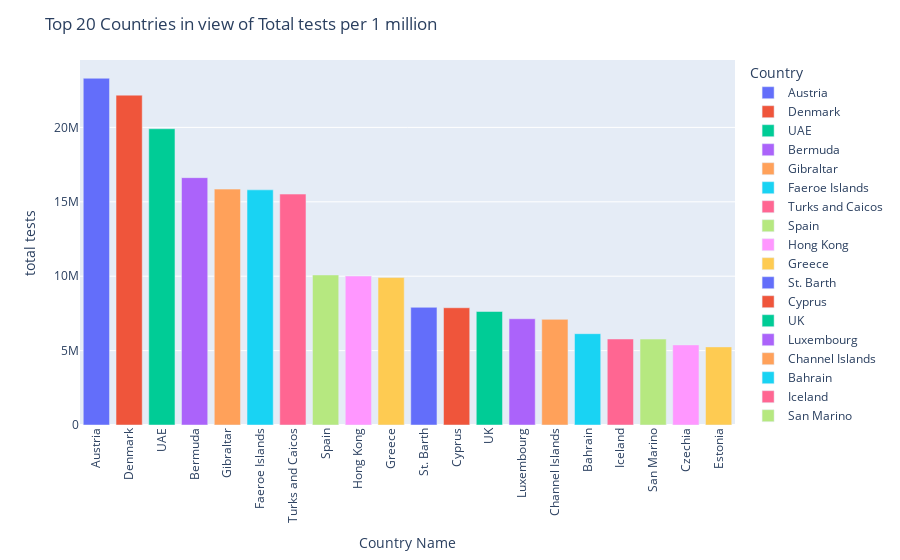

The cell this chart's notebook holds for it:
### Code cell
#Top 20 Countries in view of Total tests per 1 million
df1=df.sort_values('Tests/1M pop',ascending=False)
fig = px.bar(df1.head(20), x='Country', y='Tests/1M pop', color='Country')
fig.update_layout(template='plotly')
# Alternative way for doing background dark
#fig.update_layout(plot_bgcolor = "black")
fig.update_layout(title="Top 20 Countries in view of Total tests per 1 million",
                 xaxis_title= "Country Name",
                 yaxis_title= "total tests")
fig.update_xaxes(tickangle=270)
fig.show()

### Figure 1 — Plotly figure (JSON) as saved in the notebook; plotly's stock layout.template omitted (floating-point values rounded to 4 significant figures)
{"data": [{"alignmentgroup": "True", "hovertemplate": "Country=%{x}<br>Tests/1M pop=%{y}<extra></extra>", "legendgroup": "Austria", "marker": {"color": "#636efa", "pattern": {"shape": ""}}, "name": "Austria", "offsetgroup": "Austria", "orientation": "v", "showlegend": true, "textposition": "auto", "type": "bar", "x": ["Austria"], "xaxis": "x", "y": [23302116], "yaxis": "y"}, {"alignmentgroup": "True", "hovertemplate": "Country=%{x}<br>Tests/1M pop=%{y}<extra></extra>", "legendgroup": "Denmark", "marker": {"color": "#EF553B", "pattern": {"shape": ""}}, "name": "Denmark", "offsetgroup": "Denmark", "orientation": "v", "showlegend": true, "textposition": "auto", "type": "bar", "x": ["Denmark"], "xaxis": "x", "y": [22165247], "yaxis": "y"}, {"alignmentgroup": "True", "hovertemplate": "Country=%{x}<br>Tests/1M pop=%{y}<extra></extra>", "legendgroup": "UAE", "marker": {"color": "#00cc96", "pattern": {"shape": ""}}, "name": "UAE", "offsetgroup": "UAE", "orientation": "v", "showlegend": true, "textposition": "auto", "type": "bar", "x": ["UAE"], "xaxis": "x", "y": [19910389], "yaxis": "y"}, {"alignmentgroup": "True", "hovertemplate": "Country=%{x}<br>Tests/1M pop=%{y}<extra></extra>", "legendgroup": "Bermuda", "marker": {"color": "#ab63fa", "pattern": {"shape": ""}}, "name": "Bermuda", "offsetgroup": "Bermuda", "orientation": "v", "showlegend": true, "textposition": "auto", "type": "bar", "x": ["Bermuda"], "xaxis": "x", "y": [16622128], "yaxis": "y"}, {"alignmentgroup": "True", "hovertemplate": "Country=%{x}<br>Tests/1M pop=%{y}<extra></extra>", "legendgroup": "Gibraltar", "marker": {"color": "#FFA15A", "pattern": {"shape": ""}}, "name": "Gibraltar", "offsetgroup": "Gibraltar", "orientation": "v", "showlegend": true, "textposition": "auto", "type": "bar", "x": ["Gibraltar"], "xaxis": "x", "y": [15852213], "yaxis": "y"}, {"alignmentgroup": "True", "hovertemplate": "Country=%{x}<br>Tests/1M pop=%{y}<extra></extra>", "legendgroup": "Faeroe Islands", "marker": {"color": "#19d3f3", "pattern": {"shape": ""}}, "name": "Faeroe Islands", "offsetgroup": "Faeroe Islands", "orientation": "v", "showlegend": true, "textposition": "auto", "type": "bar", "x": ["Faeroe Islands"], "xaxis": "x", "y": [15802409], "yaxis": "y"}, {"alignmentgroup": "True", "hovertemplate": "Country=%{x}<br>Tests/1M pop=%{y}<extra></extra>", "legendgroup": "Turks and Caicos", "marker": {"color": "#FF6692", "pattern": {"shape": ""}}, "name": "Turks and Caicos", "offsetgroup": "Turks and Caicos", "orientation": "v", "showlegend": true, "textposition": "auto", "type": "bar", "x": ["Turks and Caicos"], "xaxis": "x", "y": [15517224], "yaxis": "y"}, {"alignmentgroup": "True", "hovertemplate": "Country=%{x}<br>Tests/1M pop=%{y}<extra></extra>", "legendgroup": "Spain", "marker": {"color": "#B6E880", "pattern": {"shape": ""}}, "name": "Spain", "offsetgroup": "Spain", "orientation": "v", "showlegend": true, "textposition": "auto", "type": "bar", "x": ["Spain"], "xaxis": "x", "y": [10082298], "yaxis": "y"}, {"alignmentgroup": "True", "hovertemplate": "Country=%{x}<br>Tests/1M pop=%{y}<extra></extra>", "legendgroup": "Hong Kong", "marker": {"color": "#FF97FF", "pattern": {"shape": ""}}, "name": "Hong Kong", "offsetgroup": "Hong Kong", "orientation": "v", "showlegend": true, "textposition": "auto", "type": "bar", "x": ["Hong Kong"], "xaxis": "x", "y": [10011143], "yaxis": "y"}, {"alignmentgroup": "True", "hovertemplate": "Country=%{x}<br>Tests/1M pop=%{y}<extra></extra>", "legendgroup": "Greece", "marker": {"color": "#FECB52", "pattern": {"shape": ""}}, "name": "Greece", "offsetgroup": "Greece", "orientation": "v", "showlegend": true, "textposition": "auto", "type": "bar", "x": ["Greece"], "xaxis": "x", "y": [9909078], "yaxis": "y"}, {"alignmentgroup": "True", "hovertemplate": "Country=%{x}<br>Tests/1M pop=%{y}<extra></extra>", "legendgroup": "St. Barth", "marker": {"color": "#636efa", "pattern": {"shape": ""}}, "name": "St. Barth", "offsetgroup": "St. Barth", "orientation": "v", "showlegend": true, "textposition": "auto", "type": "bar", "x": ["St. Barth"], "xaxis": "x", "y": [7908095], "yaxis": "y"}, {"alignmentgroup": "True", "hovertemplate": "Country=%{x}<br>Tests/1M pop=%{y}<extra></extra>", "legendgroup": "Cyprus", "marker": {"color": "#EF553B", "pattern": {"shape": ""}}, "name": "Cyprus", "offsetgroup": "Cyprus", "orientation": "v", "showlegend": true, "textposition": "auto", "type": "bar", "x": ["Cyprus"], "xaxis": "x", "y": [7879860], "yaxis": "y"}, {"alignmentgroup": "True", "hovertemplate": "Country=%{x}<br>Tests/1M pop=%{y}<extra></extra>", "legendgroup": "UK", "marker": {"color": "#00cc96", "pattern": {"shape": ""}}, "name": "UK", "offsetgroup": "UK", "orientation": "v", "showlegend": true, "textposition": "auto", "type": "bar", "x": ["UK"], "xaxis": "x", "y": [7628357], "yaxis": "y"}, {"alignmentgroup": "True", "hovertemplate": "Country=%{x}<br>Tests/1M pop=%{y}<extra></extra>", "legendgroup": "Luxembourg", "marker": {"color": "#ab63fa", "pattern": {"shape": ""}}, "name": "Luxembourg", "offsetgroup": "Luxembourg", "orientation": "v", "showlegend": true, "textposition": "auto", "type": "bar", "x": ["Luxembourg"], "xaxis": "x", "y": [7140959], "yaxis": "y"}, {"alignmentgroup": "True", "hovertemplate": "Country=%{x}<br>Tests/1M pop=%{y}<extra></extra>", "legendgroup": "Channel Islands", "marker": {"color": "#FFA15A", "pattern": {"shape": ""}}, "name": "Channel Islands", "offsetgroup": "Channel Islands", "orientation": "v", "showlegend": true, "textposition": "auto", "type": "bar", "x": ["Channel Islands"], "xaxis": "x", "y": [7099551], "yaxis": "y"}, {"alignmentgroup": "True", "hovertemplate": "Country=%{x}<br>Tests/1M pop=%{y}<extra></extra>", "legendgroup": "Bahrain", "marker": {"color": "#19d3f3", "pattern": {"shape": ""}}, "name": "Bahrain", "offsetgroup": "Bahrain", "orientation": "v", "showlegend": true, "textposition": "auto", "type": "bar", "x": ["Bahrain"], "xaxis": "x", "y": [6137138], "yaxis": "y"}, {"alignmentgroup": "True", "hovertemplate": "Country=%{x}<br>Tests/1M pop=%{y}<extra></extra>", "legendgroup": "Iceland", "marker": {"color": "#FF6692", "pattern": {"shape": ""}}, "name": "Iceland", "offsetgroup": "Iceland", "orientation": "v", "showlegend": true, "textposition": "auto", "type": "bar", "x": ["Iceland"], "xaxis": "x", "y": [5780036], "yaxis": "y"}, {"alignmentgroup": "True", "hovertemplate": "Country=%{x}<br>Tests/1M pop=%{y}<extra></extra>", "legendgroup": "San Marino", "marker": {"color": "#B6E880", "pattern": {"shape": ""}}, "name": "San Marino", "offsetgroup": "San Marino", "orientation": "v", "showlegend": true, "textposition": "auto", "type": "bar", "x": ["San Marino"], "xaxis": "x", "y": [5775414], "yaxis": "y"}, {"alignmentgroup": "True", "hovertemplate": "Country=%{x}<br>Tests/1M pop=%{y}<extra></extra>", "legendgroup": "Czechia", "marker": {"color": "#FF97FF", "pattern": {"shape": ""}}, "name": "Czechia", "offsetgroup": "Czechia", "orientation": "v", "showlegend": true, "textposition": "auto", "type": "bar", "x": ["Czechia"], "xaxis": "x", "y": [5381551], "yaxis": "y"}, {"alignmentgroup": "True", "hovertemplate": "Country=%{x}<br>Tests/1M pop=%{y}<extra></extra>", "legendgroup": "Estonia", "marker": {"color": "#FECB52", "pattern": {"shape": ""}}, "name": "Estonia", "offsetgroup": "Estonia", "orientation": "v", "showlegend": true, "textposition": "auto", "type": "bar", "x": ["Estonia"], "xaxis": "x", "y": [5249652], "yaxis": "y"}], "layout": {"barmode": "relative", "legend": {"title": {"text": "Country"}, "tracegroupgap": 0}, "margin": {"t": 60}, "title": {"text": "Top 20 Countries in view of Total tests per 1 million"}, "xaxis": {"anchor": "y", "categoryarray": ["Austria", "Denmark", "UAE", "Bermuda", "Gibraltar", "Faeroe Islands", "Turks and Caicos", "Spain", "Hong Kong", "Greece", "St. Barth", "Cyprus", "UK", "Luxembourg", "Channel Islands", "Bahrain", "Iceland", "San Marino", "Czechia", "Estonia"], "categoryorder": "array", "domain": [0, 1], "tickangle": -90, "title": {"text": "Country Name"}}, "yaxis": {"anchor": "x", "domain": [0, 1], "title": {"text": "total tests"}}}}
